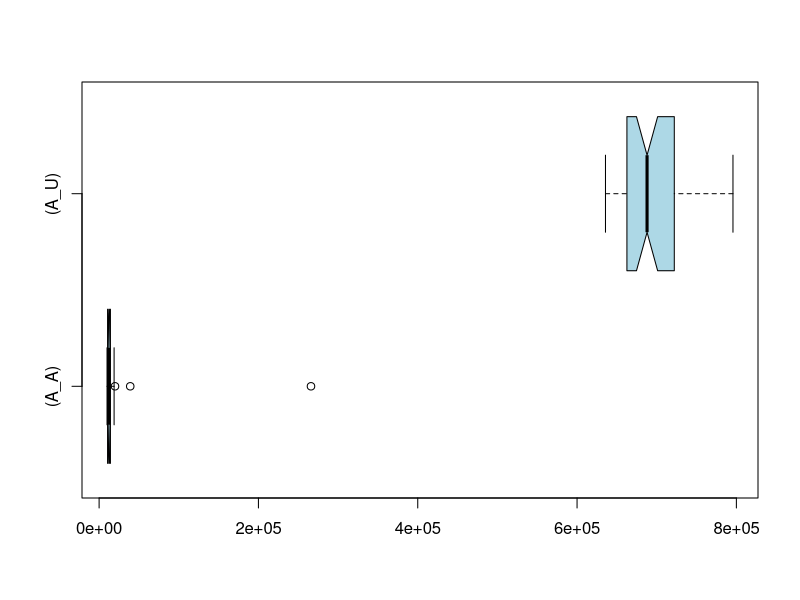

Reproduce this figure in R.
if (exists("A_A")) remove("A_A")
if (exists("A_U")) remove("A_U")
if (exists("C_A")) remove("C_A")
if (exists("C_U")) remove("C_U")
A_U<-c(779121,736455,689186,696254,695395,664764,643755,666854,695250,656778,700326,646673,635679,719304,701987,757895,670356,726877,749000,675848,795714,720802,730063,671059,732593,771832,677901,686564,729297,743734,713079,722069,730069,698864,648247,711933,666474,670802,672724,662586,642725,636758,674254,671951,646123,651511,639136,638272,649454,693818)
A_A<-c(265976,13568,16570,11001,12141,12261,10292,16543,13254,10018,10922,10334,9958,11633,14088,15999,11617,14719,18815,17464,12368,12726,10270,11923,14717,14078,14219,11139,14049,15908,19950,10503,13687,12748,11296,10301,12984,10169,39080,9953,11091,12523,10610,10415,11672,10026,15998,11164,10453,14189)
if (exists("A_U")) boxplot.stats(A_U)
if (exists("A_A")) boxplot.stats(A_A)
if (exists("C_U")) boxplot.stats(C_U)
if (exists("C_A")) boxplot.stats(C_A)
if (exists("A_U")) summary(A_U)
if (exists("A_A")) summary(A_A)
if (exists("C_U")) summary(C_U)
if (exists("C_A")) summary(C_A)
if (exists("A_U")) boxplot(A_A,A_U,col="lightblue",horizontal=TRUE,match=TRUE,names=c("(A_A)","(A_U)"),notch=TRUE)
if (exists("C_U")) boxplot(C_A,C_U,col="lightblue",horizontal=TRUE,match=TRUE,names=c("(C_A)","(C_U)"),notch=TRUE)
